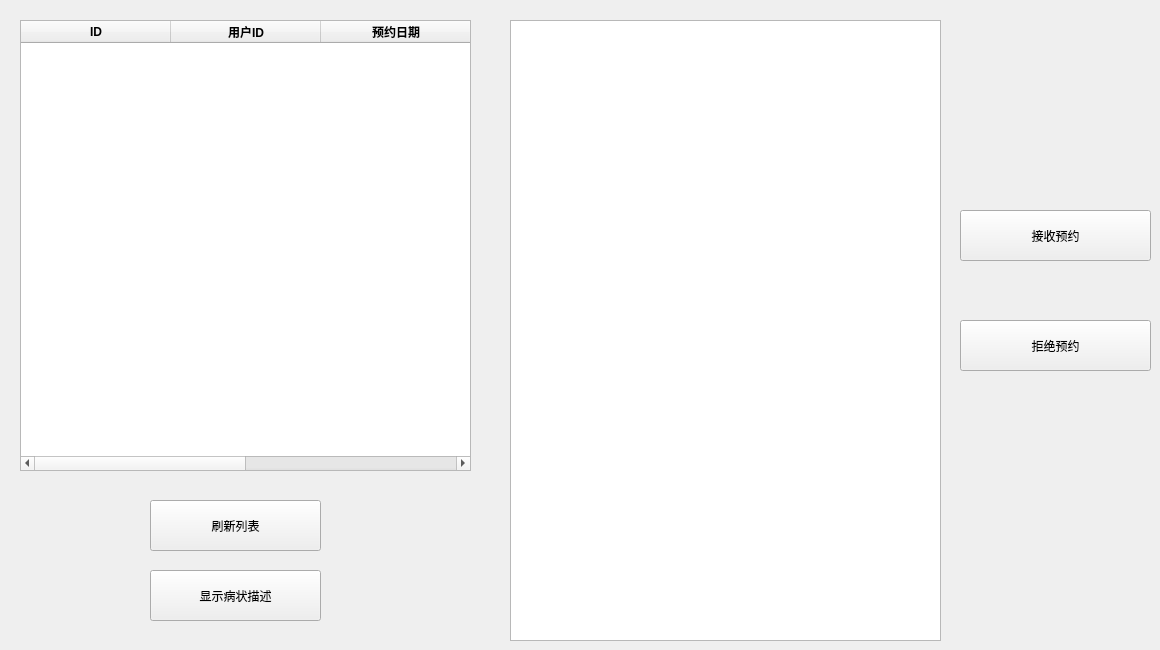
     <widget class="QWidget" name="tab_14">
      <attribute name="title">
       <string>问诊预约</string>
      </attribute>
      <widget class="QTableWidget" name="expert_usera">
       <property name="geometry">
        <rect>
         <x>20</x>
         <y>20</y>
         <width>451</width>
         <height>451</height>
        </rect>
       </property>
       <property name="styleSheet">
        <string notr="true">font: 10pt &quot;微软雅黑&quot;;</string>
       </property>
       <attribute name="horizontalHeaderDefaultSectionSize">
        <number>150</number>
       </attribute>
       <column>
        <property name="text">
         <string>ID</string>
        </property>
        <property name="font">
         <font>
          <weight>75</weight>
          <bold>true</bold>
         </font>
        </property>
       </column>
       <column>
        <property name="text">
         <string>用户ID</string>
        </property>
        <property name="font">
         <font>
          <weight>75</weight>
          <bold>true</bold>
         </font>
        </property>
       </column>
       <column>
        <property name="text">
         <string>预约日期</string>
        </property>
        <property name="font">
         <font>
          <weight>75</weight>
          <bold>true</bold>
         </font>
        </property>
       </column>
       <column>
        <property name="text">
         <string>结果</string>
        </property>
        <property name="font">
         <font>
          <weight>75</weight>
          <bold>true</bold>
         </font>
        </property>
       </column>
      </widget>
      <widget class="QPushButton" name="expert_accept">
       <property name="geometry">
        <rect>
         <x>960</x>
         <y>210</y>
         <width>191</width>
         <height>51</height>
        </rect>
       </property>
       <property name="styleSheet">
        <string notr="true">font: 12pt &quot;黑体&quot;;</string>
       </property>
       <property name="text">
        <string>接收预约</string>
       </property>
      </widget>
      <widget class="QPushButton" name="expert_showa">
       <property name="geometry">
        <rect>
         <x>150</x>
         <y>570</y>
         <width>171</width>
         <height>51</height>
        </rect>
       </property>
       <property name="styleSheet">
        <string notr="true">font: 12pt &quot;黑体&quot;;</string>
       </property>
       <property name="text">
        <string>显示病状描述</string>
       </property>
      </widget>
      <widget class="QPushButton" name="expert_reject">
       <property name="geometry">
        <rect>
         <x>960</x>
         <y>320</y>
         <width>191</width>
         <height>51</height>
        </rect>
       </property>
       <property name="styleSheet">
        <string notr="true">font: 12pt &quot;黑体&quot;;</string>
       </property>
       <property name="text">
        <string>拒绝预约</string>
       </property>
      </widget>
      <widget class="QPushButton" name="expert_flusha">
       <property name="geometry">
        <rect>
         <x>150</x>
         <y>500</y>
         <width>171</width>
         <height>51</height>
        </rect>
       </property>
       <property name="styleSheet">
        <string notr="true">font: 12pt &quot;黑体&quot;;</string>
       </property>
       <property name="text">
        <string>刷新列表</string>
       </property>
      </widget>
      <widget class="QTextBrowser" name="expert_description0">
       <property name="geometry">
        <rect>
         <x>510</x>
         <y>20</y>
         <width>431</width>
         <height>621</height>
        </rect>
       </property>
      </widget>
      <widget class="QLabel" name="expert_description">
       <property name="geometry">
        <rect>
         <x>530</x>
         <y>30</y>
         <width>391</width>
         <height>591</height>
        </rect>
       </property>
       <property name="mouseTracking">
        <bool>false</bool>
       </property>
       <property name="styleSheet">
        <string notr="true">font: 13pt &quot;黑体&quot;;</string>
       </property>
       <property name="text">
        <string/>
       </property>
       <property name="alignment">
        <set>Qt::AlignLeading|Qt::AlignLeft|Qt::AlignTop</set>
       </property>
      </widget>
     </widget>
